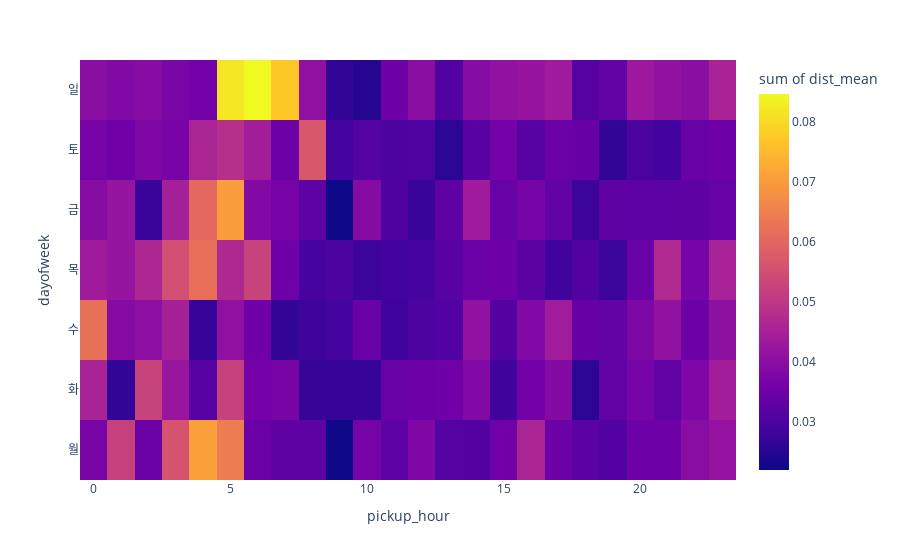

The notebook cell this image was saved under:
### Code cell
fig2=px.density_heatmap(
    data_frame=tidydata,
    x='pickup_hour',
    y='dayofweek',
    z='dist_mean',
    nbinsx=24,
    nbinsy=7,
    height=300
)

fig2.show()

### Figure 1 — Plotly figure (JSON) as saved in the notebook; plotly's stock layout.template omitted (floating-point values rounded to 4 significant figures; data arrays with more than 128 entries replaced by an {"elided": "..."} marker saying what was removed)
{"data": [{"coloraxis": "coloraxis", "histfunc": "sum", "hovertemplate": "pickup_hour=%{x}<br>dayofweek=%{y}<br>sum of dist_mean=%{z}<extra></extra>", "name": "", "nbinsx": 24, "nbinsy": 7, "type": "histogram2d", "x": {"elided": "168 int values"}, "xaxis": "x", "xbingroup": "x", "y": {"elided": "168 str values"}, "yaxis": "y", "ybingroup": "y", "z": {"elided": "168 float values"}}], "layout": {"autosize": true, "coloraxis": {"colorbar": {"title": {"text": "sum of dist_mean"}}, "colorscale": [[0, "#0d0887"], [0.1111, "#46039f"], [0.2222, "#7201a8"], [0.3333, "#9c179e"], [0.4444, "#bd3786"], [0.5556, "#d8576b"], [0.6667, "#ed7953"], [0.7778, "#fb9f3a"], [0.8889, "#fdca26"], [1, "#f0f921"]]}, "legend": {"tracegroupgap": 0}, "margin": {"t": 60}, "xaxis": {"anchor": "y", "autorange": true, "domain": [0, 1], "range": [-0.5, 23.5], "title": {"text": "pickup_hour"}, "type": "linear"}, "yaxis": {"anchor": "x", "autorange": true, "domain": [0, 1], "range": [-0.5, 6.5], "title": {"text": "dayofweek"}, "type": "category"}}}
